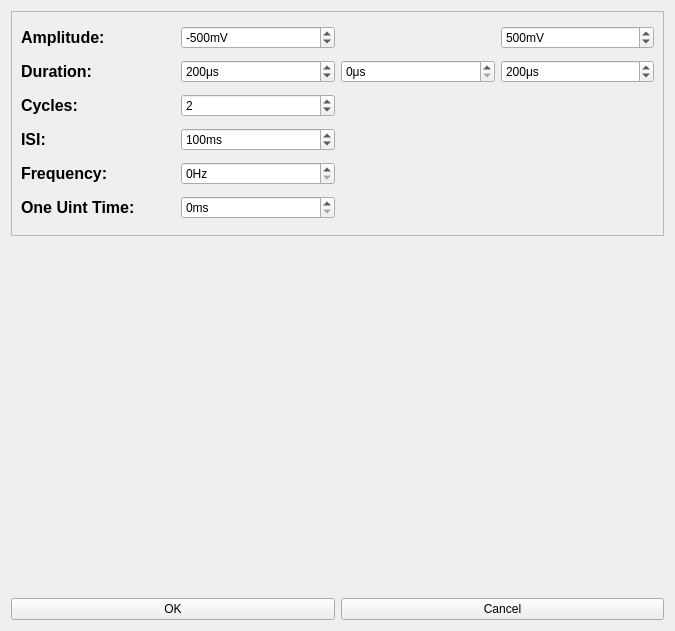
<?xml version="1.0" encoding="UTF-8"?>
<ui version="4.0">
 <class>SignalWidget</class>
 <widget class="QWidget" name="SignalWidget">
  <property name="geometry">
   <rect>
    <x>0</x>
    <y>0</y>
    <width>675</width>
    <height>631</height>
   </rect>
  </property>
  <property name="windowTitle">
   <string>Stimulating Parameter Setting</string>
  </property>
  <layout class="QGridLayout" name="gridLayout_2">
   <item row="0" column="0">
    <widget class="QFrame" name="frame">
     <property name="frameShape">
      <enum>QFrame::StyledPanel</enum>
     </property>
     <property name="frameShadow">
      <enum>QFrame::Raised</enum>
     </property>
     <layout class="QGridLayout" name="gridLayout">
      <item row="0" column="0">
       <layout class="QHBoxLayout" name="horizontalLayout_2">
        <item>
         <widget class="QLabel" name="label">
          <property name="font">
           <font>
            <pointsize>12</pointsize>
            <weight>75</weight>
            <bold>true</bold>
           </font>
          </property>
          <property name="text">
           <string>Amplitude:</string>
          </property>
         </widget>
        </item>
        <item>
         <widget class="QSpinBox" name="spb_amp_1">
          <property name="sizePolicy">
           <sizepolicy hsizetype="Preferred" vsizetype="Fixed">
            <horstretch>0</horstretch>
            <verstretch>0</verstretch>
           </sizepolicy>
          </property>
          <property name="minimumSize">
           <size>
            <width>150</width>
            <height>0</height>
           </size>
          </property>
          <property name="suffix">
           <string>mV</string>
          </property>
          <property name="minimum">
           <number>-5000</number>
          </property>
          <property name="maximum">
           <number>1000</number>
          </property>
          <property name="value">
           <number>-500</number>
          </property>
         </widget>
        </item>
       </layout>
      </item>
      <item row="5" column="0">
       <layout class="QHBoxLayout" name="horizontalLayout_8">
        <item>
         <widget class="QLabel" name="label_7">
          <property name="font">
           <font>
            <pointsize>12</pointsize>
            <weight>75</weight>
            <bold>true</bold>
           </font>
          </property>
          <property name="text">
           <string>One Uint Time:</string>
          </property>
         </widget>
        </item>
        <item>
         <widget class="QSpinBox" name="spb_unit_time">
          <property name="sizePolicy">
           <sizepolicy hsizetype="Preferred" vsizetype="Fixed">
            <horstretch>0</horstretch>
            <verstretch>0</verstretch>
           </sizepolicy>
          </property>
          <property name="minimumSize">
           <size>
            <width>150</width>
            <height>0</height>
           </size>
          </property>
          <property name="suffix">
           <string>ms</string>
          </property>
          <property name="maximum">
           <number>1000000000</number>
          </property>
         </widget>
        </item>
       </layout>
      </item>
      <item row="3" column="0">
       <layout class="QHBoxLayout" name="horizontalLayout_4">
        <item>
         <widget class="QLabel" name="label_4">
          <property name="font">
           <font>
            <pointsize>12</pointsize>
            <weight>75</weight>
            <bold>true</bold>
           </font>
          </property>
          <property name="text">
           <string>ISI:</string>
          </property>
         </widget>
        </item>
        <item>
         <widget class="QSpinBox" name="spb_ISI">
          <property name="sizePolicy">
           <sizepolicy hsizetype="Preferred" vsizetype="Fixed">
            <horstretch>0</horstretch>
            <verstretch>0</verstretch>
           </sizepolicy>
          </property>
          <property name="minimumSize">
           <size>
            <width>150</width>
            <height>0</height>
           </size>
          </property>
          <property name="suffix">
           <string>ms</string>
          </property>
          <property name="maximum">
           <number>1000</number>
          </property>
          <property name="value">
           <number>100</number>
          </property>
         </widget>
        </item>
       </layout>
      </item>
      <item row="4" column="0">
       <layout class="QHBoxLayout" name="horizontalLayout_7">
        <item>
         <widget class="QLabel" name="label_6">
          <property name="font">
           <font>
            <pointsize>12</pointsize>
            <weight>75</weight>
            <bold>true</bold>
           </font>
          </property>
          <property name="text">
           <string>Frequency:</string>
          </property>
         </widget>
        </item>
        <item>
         <widget class="QSpinBox" name="spb_frequency">
          <property name="sizePolicy">
           <sizepolicy hsizetype="Preferred" vsizetype="Fixed">
            <horstretch>0</horstretch>
            <verstretch>0</verstretch>
           </sizepolicy>
          </property>
          <property name="minimumSize">
           <size>
            <width>150</width>
            <height>0</height>
           </size>
          </property>
          <property name="suffix">
           <string>Hz</string>
          </property>
          <property name="maximum">
           <number>10000</number>
          </property>
         </widget>
        </item>
       </layout>
      </item>
      <item row="2" column="0">
       <layout class="QHBoxLayout" name="horizontalLayout_3">
        <item>
         <widget class="QLabel" name="label_3">
          <property name="font">
           <font>
            <pointsize>12</pointsize>
            <weight>75</weight>
            <bold>true</bold>
           </font>
          </property>
          <property name="text">
           <string>Cycles:</string>
          </property>
         </widget>
        </item>
        <item>
         <widget class="QSpinBox" name="spb_cycles">
          <property name="sizePolicy">
           <sizepolicy hsizetype="Preferred" vsizetype="Fixed">
            <horstretch>0</horstretch>
            <verstretch>0</verstretch>
           </sizepolicy>
          </property>
          <property name="minimumSize">
           <size>
            <width>150</width>
            <height>0</height>
           </size>
          </property>
          <property name="maximum">
           <number>1000</number>
          </property>
          <property name="value">
           <number>2</number>
          </property>
         </widget>
        </item>
       </layout>
      </item>
      <item row="1" column="1">
       <layout class="QHBoxLayout" name="horizontalLayout_5">
        <item>
         <widget class="QSpinBox" name="spb_dura_2">
          <property name="sizePolicy">
           <sizepolicy hsizetype="Preferred" vsizetype="Fixed">
            <horstretch>0</horstretch>
            <verstretch>0</verstretch>
           </sizepolicy>
          </property>
          <property name="minimumSize">
           <size>
            <width>150</width>
            <height>0</height>
           </size>
          </property>
          <property name="suffix">
           <string>μs</string>
          </property>
          <property name="maximum">
           <number>1000</number>
          </property>
         </widget>
        </item>
        <item>
         <widget class="QSpinBox" name="spb_dura_3">
          <property name="sizePolicy">
           <sizepolicy hsizetype="Preferred" vsizetype="Fixed">
            <horstretch>0</horstretch>
            <verstretch>0</verstretch>
           </sizepolicy>
          </property>
          <property name="minimumSize">
           <size>
            <width>150</width>
            <height>0</height>
           </size>
          </property>
          <property name="suffix">
           <string>μs</string>
          </property>
          <property name="maximum">
           <number>1000</number>
          </property>
          <property name="value">
           <number>200</number>
          </property>
         </widget>
        </item>
       </layout>
      </item>
      <item row="0" column="1">
       <layout class="QHBoxLayout" name="horizontalLayout_6">
        <item>
         <widget class="QLabel" name="label_5">
          <property name="text">
           <string/>
          </property>
         </widget>
        </item>
        <item>
         <widget class="QSpinBox" name="spb_amp_2">
          <property name="sizePolicy">
           <sizepolicy hsizetype="Preferred" vsizetype="Fixed">
            <horstretch>0</horstretch>
            <verstretch>0</verstretch>
           </sizepolicy>
          </property>
          <property name="minimumSize">
           <size>
            <width>150</width>
            <height>0</height>
           </size>
          </property>
          <property name="suffix">
           <string>mV</string>
          </property>
          <property name="minimum">
           <number>-1000</number>
          </property>
          <property name="maximum">
           <number>1000</number>
          </property>
          <property name="value">
           <number>500</number>
          </property>
         </widget>
        </item>
       </layout>
      </item>
      <item row="1" column="0">
       <layout class="QHBoxLayout" name="horizontalLayout">
        <item>
         <widget class="QLabel" name="label_2">
          <property name="font">
           <font>
            <pointsize>12</pointsize>
            <weight>75</weight>
            <bold>true</bold>
           </font>
          </property>
          <property name="text">
           <string>Duration:</string>
          </property>
         </widget>
        </item>
        <item>
         <widget class="QSpinBox" name="spb_dura_1">
          <property name="sizePolicy">
           <sizepolicy hsizetype="Preferred" vsizetype="Fixed">
            <horstretch>0</horstretch>
            <verstretch>0</verstretch>
           </sizepolicy>
          </property>
          <property name="minimumSize">
           <size>
            <width>150</width>
            <height>0</height>
           </size>
          </property>
          <property name="suffix">
           <string>μs</string>
          </property>
          <property name="maximum">
           <number>1000</number>
          </property>
          <property name="value">
           <number>200</number>
          </property>
         </widget>
        </item>
       </layout>
      </item>
     </layout>
    </widget>
   </item>
   <item row="1" column="0">
    <widget class="QWidget" name="widget_signal" native="true">
     <property name="minimumSize">
      <size>
       <width>0</width>
       <height>350</height>
      </size>
     </property>
    </widget>
   </item>
   <item row="2" column="0">
    <layout class="QHBoxLayout" name="horizontalLayout_9">
     <item>
      <widget class="QPushButton" name="pb_ok">
       <property name="text">
        <string>OK</string>
       </property>
      </widget>
     </item>
     <item>
      <widget class="QPushButton" name="pb_cancel">
       <property name="text">
        <string>Cancel</string>
       </property>
      </widget>
     </item>
    </layout>
   </item>
  </layout>
 </widget>
 <resources/>
 <connections/>
</ui>
